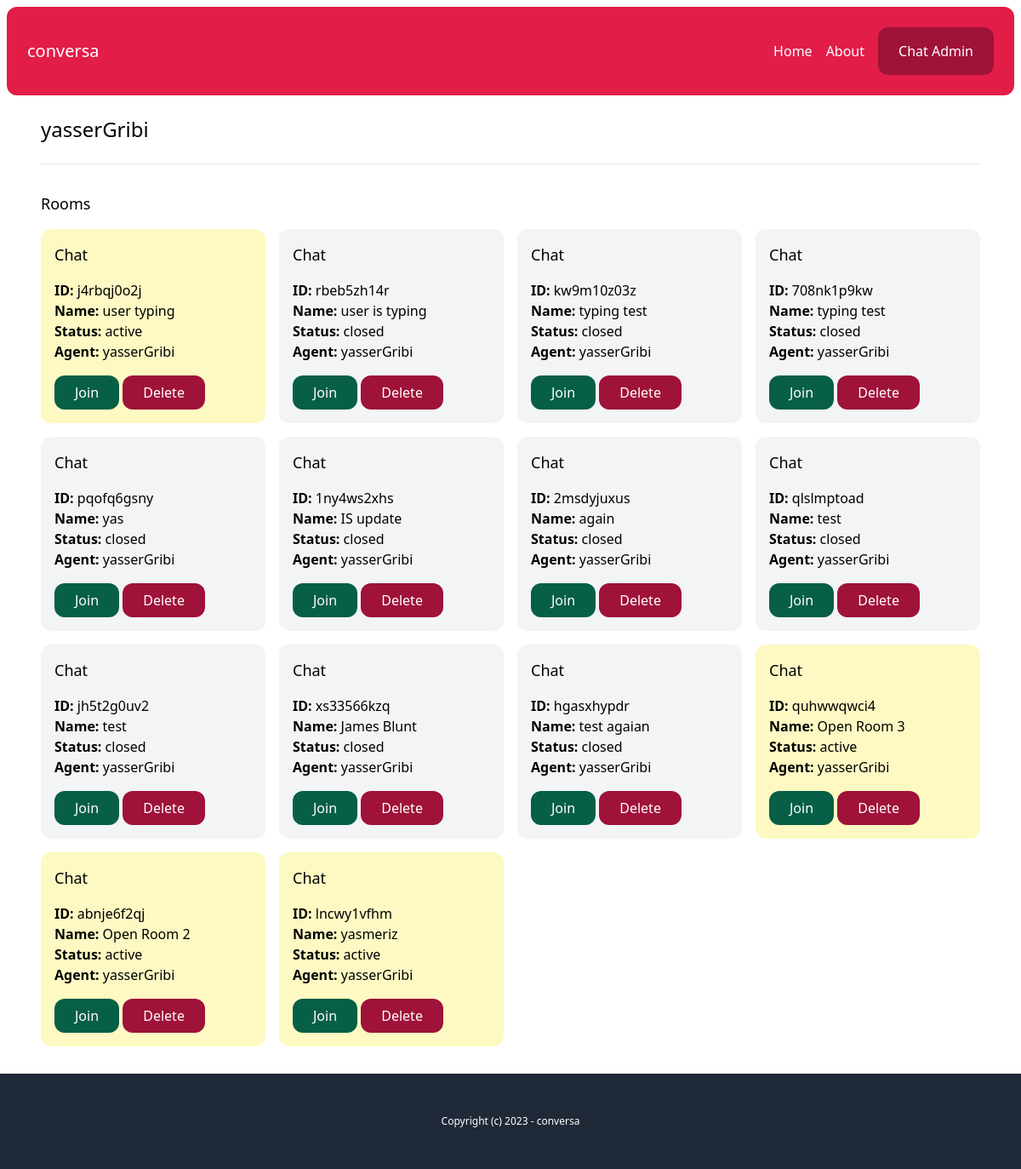
The page /chat-admin/users/0bab72b9-3be2-42b8-8170-c405c27618f2/ (signed in) on the database as committed earlier.
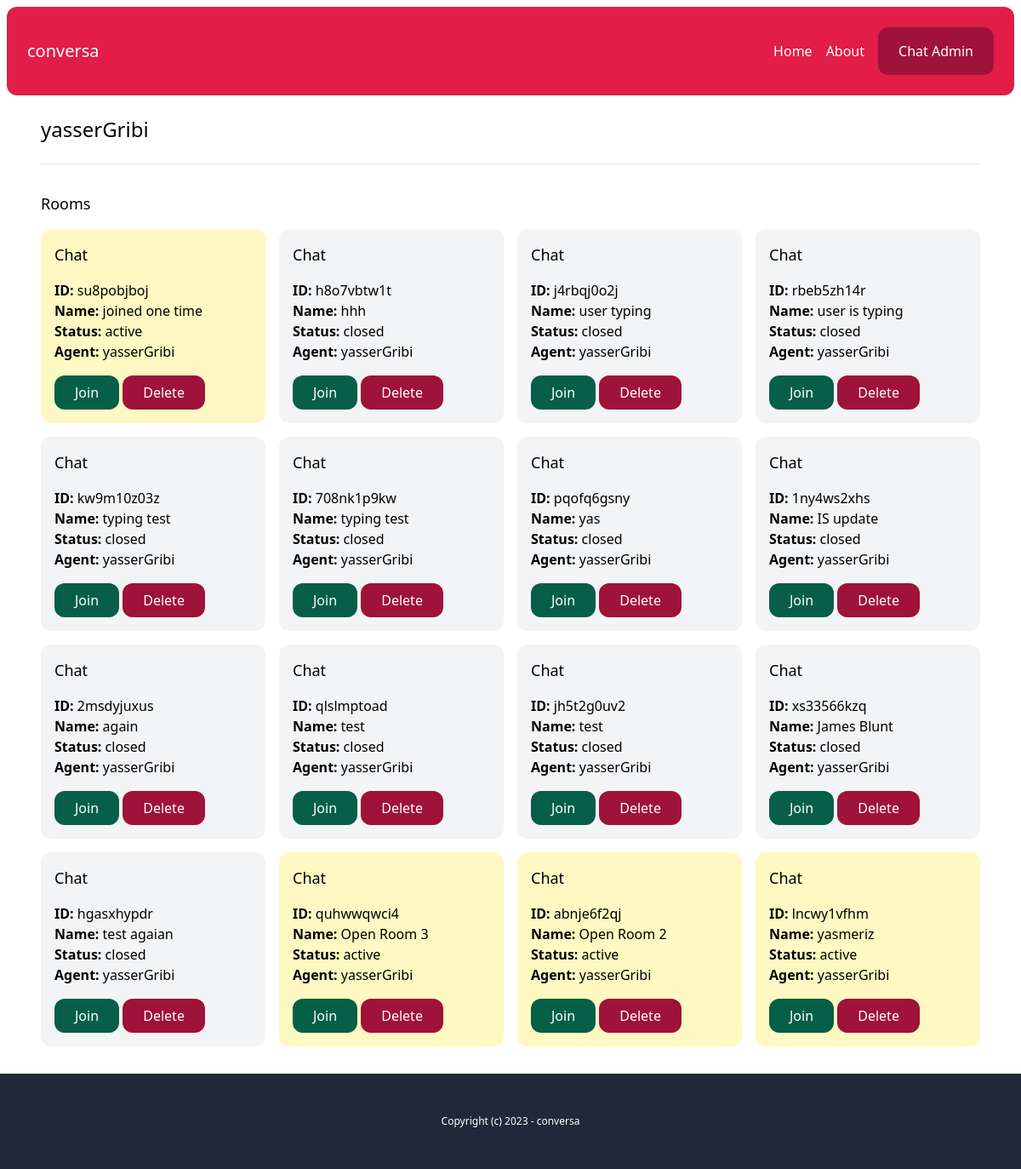
The same page on the database as committed later.
### account/models.py (models this page shows)
class User(AbstractBaseUser, PermissionsMixin):
    AGENT = 'agent'
    MANAGER = 'manager'
    ROLES_CHOICES = (
        (AGENT, 'Agent'),
        (MANAGER, 'Manager'),
    )
    id = models.UUIDField(primary_key=True, default=uuid.uuid4, editable=False)
    email = models.EmailField(unique=True)
    name = models.CharField(max_length=255, blank=True, default='')
    role = models.CharField(max_length=20, choices=ROLES_CHOICES, default=AGENT)
    is_active = models.BooleanField(default=True)
    is_superuser = models.BooleanField(default=False)
    is_staff = models.BooleanField(default=False)
    date_joined = models.DateTimeField(default=timezone.now)
    last_login = models.DateTimeField(blank=True, null=True)
    objects = CustomUserManager()
    USERNAME_FIELD = 'email'
    EMAIL_FIELD = 'email'
    REQUIRED_FIELDS = ['name']

### chat/models.py (models this page shows, shortened)
class Room(models.Model):
    WAITING = 'waiting'
    ACTIVE = 'active'
    CLOSED = 'closed'
    CHOICES_STATUS = (
        (WAITING, 'Waiting'),
        (ACTIVE, 'active'),
        (CLOSED, 'closed'),
    )
    uuid = models.CharField(max_length=255)
    client = models.CharField(max_length=255)
    agent = models.ForeignKey(User, related_name='rooms', blank=True, null = True, on_delete= models.SET_NULL)
    messages = models.ManyToManyField(Message, blank=True)
    url = models.CharField(max_length=255, blank=True, null = True)
    status = models.CharField(max_length=20, choices=CHOICES_STATUS, default = WAITING )
    created_at = models.DateTimeField(auto_now_add=True)
    class Meta:
        ordering = ('-created_at',)

### chat/views.py (the view)
# urls.py: path('chat-admin/users/<uuid:uuid>/', views.user_detail, name="user_detail"),
@login_required
def user_detail(request, uuid):
    user = User.objects.get(pk=uuid)
    rooms = user.rooms.all()
    return render(request, 'chat/user_detail.html',{
        'user': user,
        'rooms': rooms,
    })

### chat/templates/chat/user_detail.html
{% extends 'core/base.html' %}
{% block content %}
    <h1 class="mb-6 text-2xl">{{ user.name }}</h1>
    <hr class="my-6">
    <div class="mt-8">
        <h2 class="mb-4 text-lg">Rooms</h2>
       {% include 'chat/partials/room_list.html' %}
    </div>
{% endblock %}

### core/templates/core/base.html (shortened to what this page needs)
{% load static %}
<!DOCTYPE html>
<html>
    <head>
        <link rel="stylesheet" type="text/css" href="{% static 'css/main.min.css' %}">
    </head>
    <body>
        <div class="p-2">
            <nav class="p-6 bg-rose-600 text-white flex justify-between items-center rounded-xl">
                <a href="{% url 'core:index' %}" class="text-xl">conversa</a>
                <div class="flex items-center space-x-4">
                    <a href="{% url 'core:index' %}">Home</a>
                    <a href="{% url 'core:about' %}">About</a>
                    {% if request.user.is_authenticated %}
                        <a href="{% url 'chat:admin' %}" class="inline-block py-4 px-6 bg-rose-800 text-white rounded-xl">Chat Admin</a>
                    {% endif %}
                </div>
            </nav>
            <main class="max-w-6xl mx-auto p-6">
                {% block content %}
                {% endblock %}
            </main>
        </div>
        <footer class="py-12 px-6 bg-gray-800 text-white text-center text-xs">
            <p>Copyright (c) 2023 - conversa</p>
        </footer>
    </body>
</html>

### chat/templates/chat/partials/room_list.html
<div class="grid grid-cols-4 gap-4">
    {% for room in rooms %}
        <div class="p-4 rounded-xl {% if room.status == 'waiting' %} bg-emerald-100{% elif room.status == 'active' %} bg-yellow-100 {% else %} bg-gray-100 {% endif %}">
            <h3 class="mb-4 text-lg">Chat</h3>
            <p>
                <b>ID:</b> {{ room.uuid }}<br>
                <b>Name:</b> {{ room.client }}<br>
                <b>Status:</b> {{ room.get_status_display }}<br>
                <b>Agent:</b> {% firstof room.agent.name 'None yet...' %}<br>
            </p>
            <a href="{% url 'chat:room' room.uuid %}" class="mt-4 inline-block py-2 px-6 bg-emerald-800 text-white rounded-xl">Join</a>
            <a href="{% url 'chat:delete_room' room.uuid %}" class="mt-4 inline-block py-2 px-6 bg-rose-800 text-white rounded-xl">Delete </a>
        </div>
    {% endfor %}

Rows that differ between the two databases and show on the page:
added Room: uuid "su8pobjboj", client "joined one time", status "active", agent.name "yasserGribi"
added Room: uuid "h8o7vbtw1t", client "hhh", status "closed", agent.name "yasserGribi"
changed Room "j4rbqj0o2j": status "active" → "closed"
